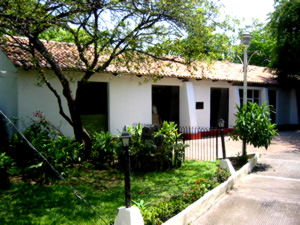
#> input picture imagenes/18871.jpeg, 300 x 225 px
$ python comp6.py
#> lines starting #> are read from the running program, lines starting #| are printed output that depends on the picture; after the words box and inside, x2 and y2 are one past the last pixel; in counts of white or black regions, pixels touching at a corner belong together
'''
https://stackoverflow.com/questions/47496287/how-would-i-use-orb-detector-with-image-homography
'''

# !/usr/bin/python3
# 2017.11.26 23:27:12 CST

## Find object by orb features matching

import numpy as np
import cv2

imgname = "imagenes/18871.jpeg"  # query image (small object)
imgname2 = "imagenes/duplicada.jpg"  # train image (large scene)

MIN_MATCH_COUNT = 4

## Create ORB object and BF object(using HAMMING)
orb = cv2.ORB_create()
img1 = cv2.imread(imgname)
#> img1 is the input picture: shape (225, 300, 3); mean B, G, R 84.7, 109.8, 101.6
img2 = cv2.imread(imgname2)
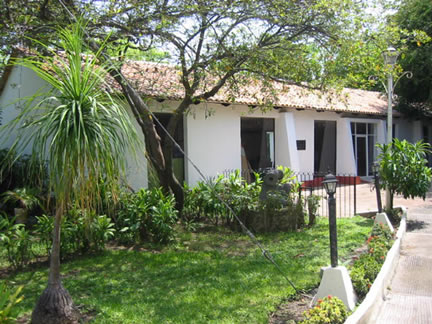
#> input picture imagenes/duplicada.jpg, 432 x 324 px
#> img2 is the input picture: shape (324, 432, 3); mean B, G, R 94.2, 124.5, 113.8

gray2 = cv2.cvtColor(img2, cv2.COLOR_BGR2GRAY)
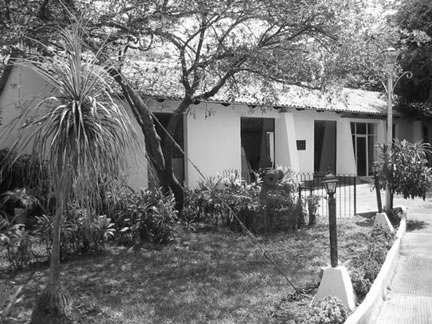
#> gray2: shape (324, 432); min 4, max 255, mean 117.8
gray1 = cv2.cvtColor(img1, cv2.COLOR_BGR2GRAY)
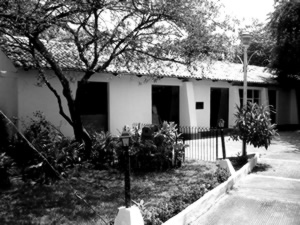
#> gray1: shape (225, 300); min 0, max 255, mean 104.5

## Find the keypoints and descriptors with ORB
kpts1, descs1 = orb.detectAndCompute(gray1, None)
#> kpts1 = 443 keypoints; strongest (x, y, size): (224, 156, 31), (214, 139, 31), (200, 104, 53.6), (219, 138, 31)
kpts2, descs2 = orb.detectAndCompute(gray2, None)
#> kpts2 = 500 keypoints; strongest (x, y, size): (135, 43, 31), (352, 186, 31), (137, 45, 31), (128, 48, 31)

## match descriptors and sort them in the order of their distance
bf = cv2.BFMatcher(cv2.NORM_HAMMING, crossCheck=True)
matches = bf.match(descs1, descs2)
#> matches = 163 matches
dmatches = sorted(matches, key=lambda x: x.distance)
#> dmatches = 163 matches

## extract the matched keypoints
src_pts = np.float32([kpts1[m.queryIdx].pt for m in dmatches]).reshape(-1, 1, 2)
#> src_pts = 163 rows, first 8: [201.6, 108], [152.4, 86.4], [202, 108], [201.6, 103.2], [195.8, 106.6], [152.6, 86.4], [196.8, 108], [153.8, 86.4]
dst_pts = np.float32([kpts2[m.trainIdx].pt for m in dmatches]).reshape(-1, 1, 2)
#> dst_pts = 163 rows, first 8: [303.8, 148.3], [241.9, 118.1], [303.6, 147.6], [303.8, 141.1], [297.2, 146.9], [315.4, 121], [298.1, 148.3], [242.6, 118.2]

## find homography matrix and do perspective transform
M, mask = cv2.findHomography(src_pts, dst_pts, cv2.RANSAC, 5.0)
#> M = [[1.24, 0.495, 28.19], [-0.0444, 1.66, -9.08], [-0.000239, 0.00128, 1]]; mask = 163 values, max 1 at index 0, min 0 at index 5, mean 0.184
h, w = img1.shape[:2]
#> h = 225; w = 300
pts = np.float32([[0, 0], [0, h - 1], [w - 1, h - 1], [w - 1, 0]]).reshape(-1, 1, 2)
#> pts = [[0, 0], [0, 224], [299, 224], [299, 0]]
dst = cv2.perspectiveTransform(pts, M)
#> dst = [[28.19, -9.08], [108.1, 282.8], [418.9, 288.6], [428.7, -24.1]]

## draw found regions
img2 = cv2.polylines(img2, [np.int32(dst)], True, (0, 0, 255), 1, cv2.LINE_AA)
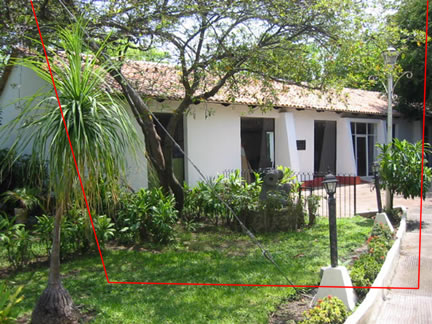
#> img2: shape (324, 432, 3); 1.89% of pixels changed, all inside (x1, y1, x2, y2) = (29, 0, 429, 290)
cv2.imshow("found", img2)

## draw match lines
res = cv2.drawMatches(img1, kpts1, img2, kpts2, dmatches[:20], None, flags=2)
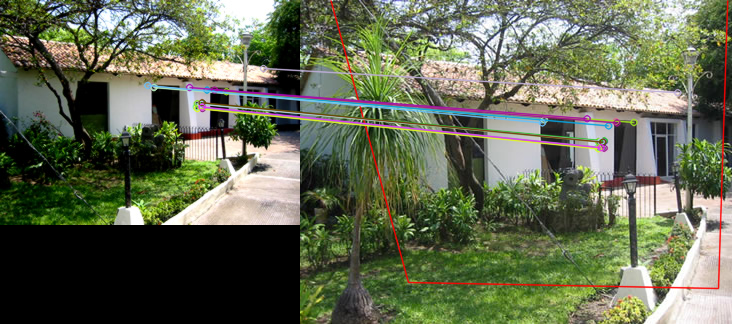
#> res: shape (324, 732, 3); mean B, G, R 80.7, 104.6, 97.9

cv2.imshow("orb_match", res)

cv2.waitKey(0)
cv2.destroyAllWindows()
